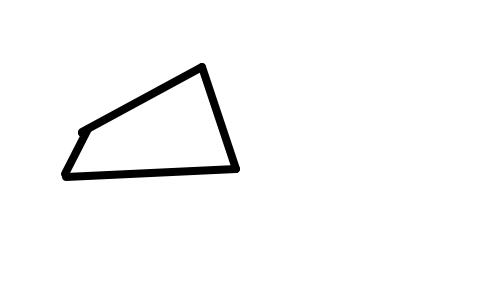
#> input picture core/p.jpg, 498 x 288 px, given in place of part4.png, which was not available
$ python parti.py   (older library calls are emulated)
#> lines starting #> are read from the running program, lines starting #| are printed output that depends on the picture; after the words box and inside, x2 and y2 are one past the last pixel; in counts of white or black regions, pixels touching at a corner belong together; pictures that were not available may be replaced by others from this repository, and a replacement may not be noted
### core/common.py
#!/usr/bin/env python3
# -*- coding: utf-8 -*-

from scipy import ndimage

def abrir_imagen(ruta):
    """Funcion que abre una imagen y devuelve su matriz"""
#> called with ruta = 'part4.png'
    imagen = ndimage.imread(ruta)
#> imagen is the input picture: shape (288, 498, 3); min 0, max 255, mean 248.4
    return imagen

# [16 lines left out: functions is_num, is_int, not called in this run]

### core/etiquetar.py
# -*- coding: utf-8 -*-

import numpy as np

# [20 lines left out: function conectividad, not called in this run]

def etiquetar(img):
    """Función que etiquea los elementos de una imagen.

    Los objetos deben ser de color blanco (intensidad uno (1))
    y el fondo negro (intensidad cero (0))

    img: imagen a etiquetar

    Devuelve una lista donde el primer elemento es la imagen etiquetada
    y el segundo, un conjunto con las etiquetas"""


    filas, columnas = img.shape

    etiquetas = set()
    etiqueta = 2
    encontrados = 0

    mascara = np.ones((3, 3), np.int_)

    new = img.copy()
    #new = np.zeros((filas, columnas))

    for fila in range(1, filas - 1):
        for columna in range(1, columnas - 1):
            # Si el píxel es distinto de cero, analiza los vecinos
            if new[fila, columna]:
                # Obtiene la vecindad de 3x3
                ventana = new[fila-1:fila+2, columna-1:columna+2]
    #            ventana = window * mascara
                elementos = set(ventana.ravel())

                maximo = max(elementos)
                if maximo == 1:

                    ventana[ventana > 0] = etiqueta
                    etiquetas.add(etiqueta)
                    etiqueta += 1
                    encontrados += 1
                elif maximo > 1:
                    elementos = elementos - {0, 1, maximo}
                    if len(elementos) >= 1:

                        encontrados -= len(elementos)
                        for vieja in elementos:
                            if vieja in etiquetas:
                                etiquetas.remove(vieja)
                            new[new == vieja] = maximo
                    else:
                        ventana[ventana > 0] = maximo
                        new[fila-1:fila+2, columna-1:columna+2] = ventana
    print(etiquetas)
    return new, etiquetas

def roi(img, etiqueta):
    """Función que extrae un elemento de una imagen etiquetada.

    img: imagen etiqeutada
    etiqueta: etiqueta del elemento a extraer

    Devuelve el elemento extraido"""

    filas, columnas = img.shape
    x1, y1 = None, None
    x2, y2 = None, None
    x3, y3 = None, None
    x4, y4 = None, None

    for fila in range(filas):
        act = img[fila,:]
        #print(act)
        if etiqueta in act:
            if x1 is None:
                x1 = fila
                y1 = 0
        else:
            if (x1 is not None):
                x2 = fila
                y2 = 0
                break

    for columna in range(columnas):
        act = img[:, columna]
        if etiqueta in act:
            if x3 is None:
                x3 = columna
            y3 = 0
        else:
            if x3 is not None:
                x4 = columna
                y4 = 0
                break

    roi = img[x1:x2, x3:x4].copy()

    fondo = (roi == 0)
    otros = (roi != etiqueta)

    change = np.logical_xor(fondo, otros)

    roi[change] = 0
    #print ((x1, y1), (x2, y2), (x3, y3), (x4, y4))
    return roi, ((x1, x2), (x3, x4))

# [61 lines left out: functions perimetro, area, circularidad, centroide, not called in this run]


# [39 lines that do not run on import are left out]
    #print(new)
    #print(_)

### parti.py
import numpy as np


from core import estadistica  # RGB2Gray
from core import etiquetar  # Etiquetar elementos imagen binaria
from core import morfo  # Aplicar operaciones morfológicas
from core import common  # Operaciones comunes

from matplotlib import pyplot as plt
from scipy.misc import imsave

plt.axis("off")

IMAGEN = "img/partituras/burro_partitura1.jpg"
#IMAGEN = "img/partituras/tetris.jpg"
IMAGEN = "part.png"
IMAGEN = "part4.png"
THRESH = 100
KERNEL = np.array([[1, 1, 1, 1, 1, 1, 1],
                   [1, 1, 1, 1, 1, 1, 1],
                   [1, 1, 1, 1, 1, 1, 1]])

NOMBRES = [0, "FA", "RE", "SI", "SOL", "MI"]
NOMBRES_M = [0, "MI", "DO", "LA", "FA", "--"]

def mayor(et, eti, umbral):

    encontrados = []
    u_filas, u_columnas = umbral
    for etiqueta in eti:
        roi, _ = etiquetar.roi(et, etiqueta)
        filas, columnas = roi.shape
        if filas >= u_filas and columnas >= u_columnas:
            encontrados.append(roi)

    return encontrados

# [54 lines left out: functions find_lines, get_note, dist_prom, not called in this run]

imagen = common.abrir_imagen(IMAGEN)


if len(imagen.shape) == 3:
    print("Convirtiendo a escala de grises...")
#    imagen = estadistica.rgb2gray(imagen)
    imagen = imagen[:,:,0]
#> imagen: shape (288, 498)

print("invirtiendo xcolores...")
imagen = np.amax(imagen) - imagen
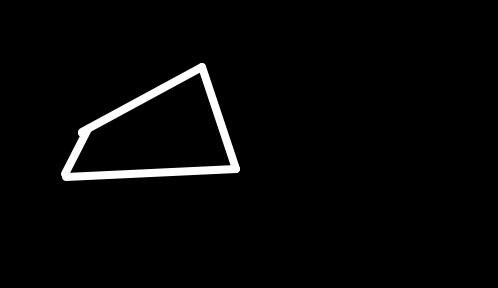
#> imagen: shape (288, 498); min 0, max 255, mean 6.6

plt.axis("off")
plt.imshow(imagen, cmap="gray")
plt.show()

print("Aplicando umbral...")


imagen[imagen<THRESH] = 0
imagen[imagen>=THRESH] = 1
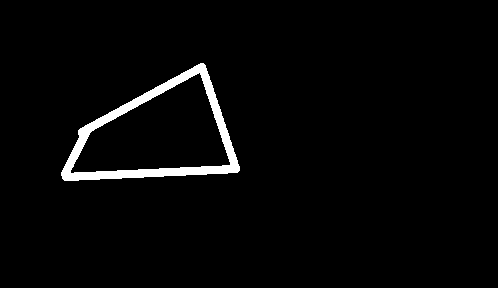
#> imagen: shape (288, 498); values 0 (black) and 1 (white), 2.7% white; 1 white region, box (x1, y1, x2, y2) and area: (61, 63, 240, 181) 3805

plt.axis("off")
plt.imshow(imagen, cmap="binary")
plt.show()

et, eti = etiquetar.etiquetar(imagen)
#> after the loop in etiquetar, `for fila in range(1, filas - 1):`: encontrados = 1; etiqueta = 11; etiquetas = 1 item
#| {10}
#> eti = 1 item
imsave("etiquetada.png", et)
plt.imshow(et)
plt.show()


lineas = mayor(et, eti, (20, 200))
#> the loop in mayor, `for etiqueta in eti:` made 1 pass
#> pass 1, in roi, `roi = img[x1:x2, x3:x4].copy()`:
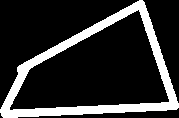
#> roi: shape (118, 179); values 0 (black) and 10 (white), 18% white; 1 white region, box (x1, y1, x2, y2) and area: (0, 0, 179, 118) 3805
#> after the loop in mayor, `for etiqueta in eti:`: encontrados = []
#> lineas = []
print(f"{len(lineas)} lineas encontradas")
#| 0 lineas encontradas
for line in lineas:
    plt.axis("off")
    plt.imshow(line, cmap="binary")
    plt.show()
    linea_notas, coor_notas = find_lines(line)
    plt.axis("off")
    plt.imshow(linea_notas)
    plt.show()
    prom =  dist_prom(coor_notas) // 3
    notas = morfo.core(line, KERNEL, "ero")
    notas[notas<10] = 0
    notas[notas>=10] = 1
    notas, _ = etiquetar.etiquetar(notas)
    plt.axis("off")
    plt.imshow(notas)
    plt.show()
    filas, columnas = notas.shape
    recorridos = []
    b_notas = []
    for columna in range(columnas):
        for fila in range(filas):
            pixel = notas[fila, columna]
            if pixel:
                if not pixel in recorridos:
                    recorridos.append(pixel)
                    roi, coors = etiquetar.roi(notas, pixel)
                    cx, note = get_note(coor_notas, coors, prom)
                    if note is not None:
                        b_notas.append(note)
                    linea_notas[int(cx), columna] = 10
    print(", ".join(b_notas))
    plt.axis("off")
    plt.imshow(line, cmap="binary")
    plt.show()
#> this loop made 0 passes
